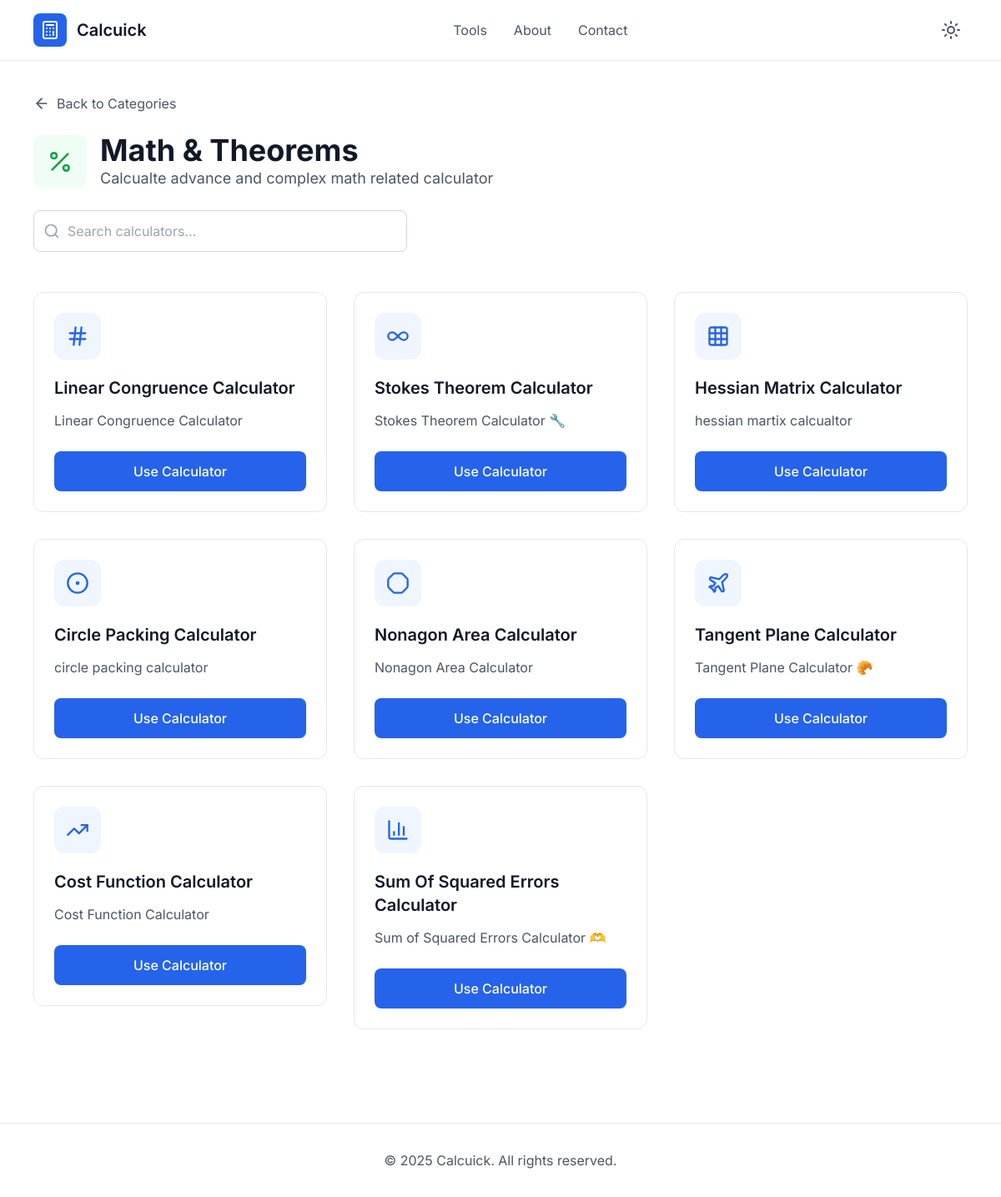
The page /category/math-and-theorems/ on the database as committed earlier.
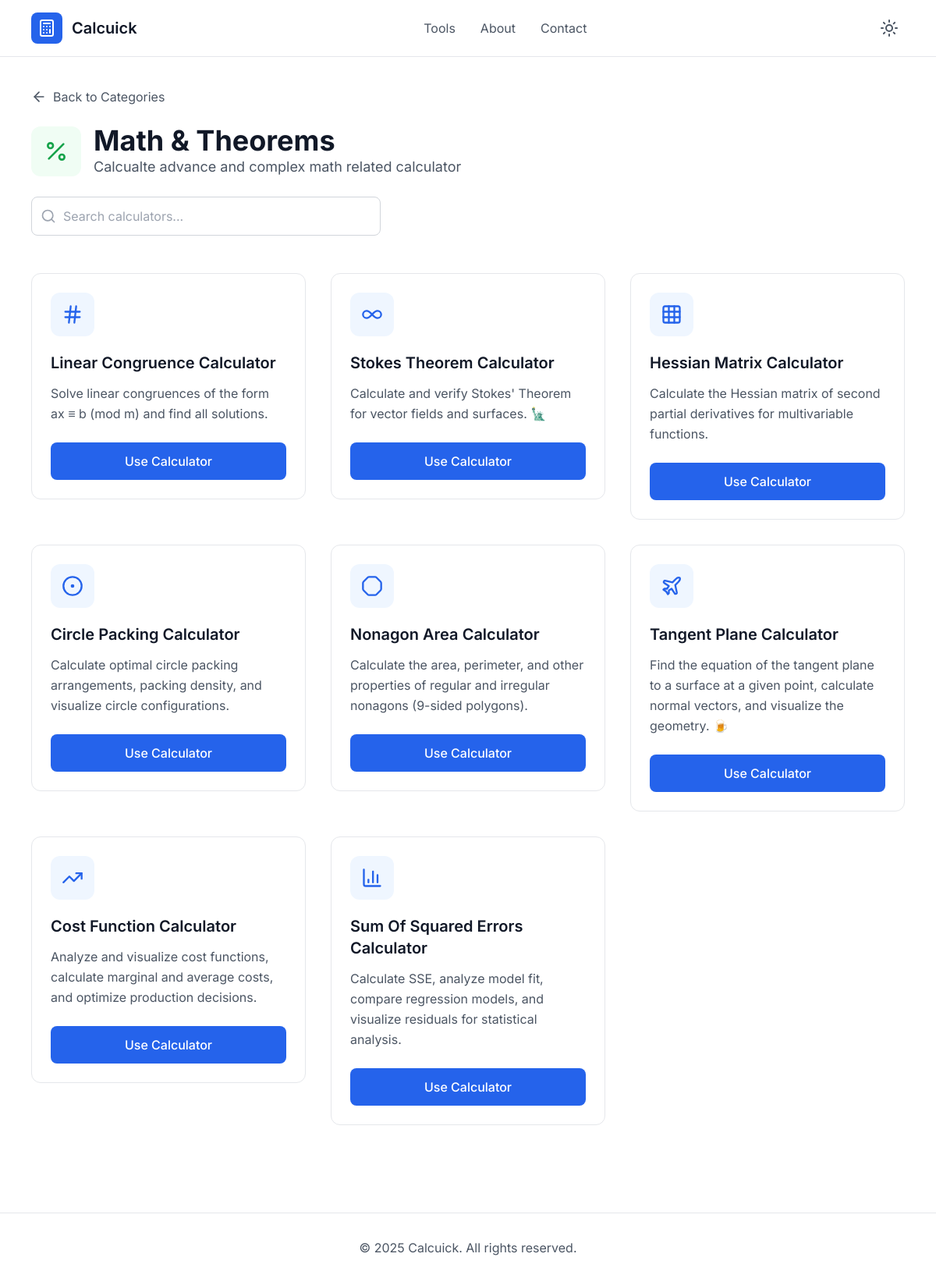
The same page on the database as committed later.
### calculators/models.py (models this page shows, shortened)
class Category(models.Model):
    name = models.CharField(max_length=100)
    icon = models.CharField(max_length=50, blank=True)
    slug = models.SlugField(unique=True, null=True, blank=True)
    description = models.TextField(blank=True)

class Calculator(models.Model):
    category = models.ForeignKey(Category, on_delete=models.CASCADE, related_name='calculators')
    name = models.CharField(max_length=150)
    slug = models.SlugField(unique=True, blank=True)
    description = models.TextField(blank=True)
    template = models.CharField(max_length=150)
    icon = models.CharField(max_length=50, blank=True, null=True)

### calculators/views.py (the view)
# urls.py: path('category/<slug:slug>/', views.calculator_list, name='calculator_list'),
def calculator_list(request, slug):
    category = get_object_or_404(Category, slug=slug)
    calculators = category.calculators.all()
    return render(request, 'calculators/calculator_list.html', {'category': category, 'calculators': calculators})

### calculators/templates/calculators/calculator_list.html (shortened to what this page needs)
{% extends 'base.html' %}
{% block body %}
    <main class="max-w-6xl mx-auto px-4 py-8">
        <div class="mb-6">
            <button onclick="window.history.back()" class="flex items-center space-x-2 text-gray-600 dark:text-gray-300 hover:text-gray-900 dark:hover:text-white transition-colors">
                <i data-lucide="arrow-left" class="w-5 h-5"></i>
                <span>Back to Categories</span>
            </button>
        </div>
        <div class="mb-12">
            <div class="flex items-center space-x-4 mb-6">
                <div class="w-16 h-16 bg-green-50 dark:bg-green-900/30 rounded-xl flex items-center justify-center">
                    <i data-lucide="{{category.icon}}" class="w-8 h-8 text-green-600 dark:text-green-400"></i>
                </div>
                <div>
                    <h1 class="text-3xl md:text-4xl font-bold text-gray-900 dark:text-white">{{ category.name }}</h1>
                    <p class="text-lg text-gray-600 dark:text-gray-300">
                        {{category.description}}
                    </p>
                </div>
            </div>
            <div class="max-w-md">
                <div class="relative">
                    <i data-lucide="search" class="absolute left-3 top-1/2 transform -translate-y-1/2 w-5 h-5 text-gray-400"></i>
                    <input type="text" id="search-input" placeholder="Search calculators..." class="w-full pl-10 pr-4 py-3 border border-gray-300 dark:border-gray-600 rounded-lg bg-white dark:bg-gray-800 text-gray-900 dark:text-white focus:outline-none focus:ring-2 focus:ring-blue-500 focus:border-transparent">
                </div>
            </div>
        </div>
        <div id="calculators-grid" class="grid grid-cols-1 md:grid-cols-2 lg:grid-cols-3 gap-8">
          {% for calculator in calculators %}
          <a href="{% url 'calculator_detail' calculator.slug %}">
            <div class="calculator-card bg-white dark:bg-gray-800 border border-gray-200 dark:border-gray-700 rounded-xl p-6 hover:shadow-lg hover:border-blue-300 dark:hover:border-blue-600 transition-all duration-300 group" data-name="loan calculator">
                <div class="w-14 h-14 bg-blue-50 dark:bg-blue-900/30 rounded-xl flex items-center justify-center mb-5 group-hover:bg-blue-100 dark:group-hover:bg-blue-900/50 transition-colors">
                    <i data-lucide="{{calculator.icon}}" class="w-7 h-7 text-blue-600 dark:text-blue-400"></i>
                </div>
                <h3 class="text-xl font-semibold text-gray-900 dark:text-white mb-3">{{calculator.name.title}}</h3>
                <p class="text-gray-600 dark:text-gray-300 mb-6 leading-relaxed">{{calculator.description}}</p>
                <button class="w-full bg-blue-600 hover:bg-blue-700 text-white py-3 rounded-lg font-medium transition-colors duration-200">
                    Use Calculator
                </button>
            </div>
          </a>
          {% endfor %}
        </div>
    </main>
{% endblock %}

### calculators/templates/base.html (shortened to what this page needs)
<!DOCTYPE html>
<html lang="en">
<head>
    <script src="https://cdn.tailwindcss.com"></script>
</head>
<body class="bg-white dark:bg-gray-900 min-h-screen font-inter pt-20">
    <nav class="fixed top-0 left-0 right-0 z-50 bg-white/80 dark:bg-gray-900/80 backdrop-blur-md border-b border-gray-200 dark:border-gray-700">
        <div class="max-w-6xl mx-auto px-4 py-4">
            <div class="flex items-center justify-between">
                <a href="/">
                <div class="flex items-center space-x-3">
                    <div class="w-10 h-10 bg-blue-600 rounded-lg flex items-center justify-center">
                        <i data-lucide="calculator" class="w-6 h-6 text-white"></i>
                    </div>
                    <span class="text-xl font-semibold text-gray-900 dark:text-white">Calcuick</span>
                </div>
            </a>
                <div class="hidden md:flex items-center space-x-8">
                    <a href="#" class="text-gray-600 dark:text-gray-300 hover:text-gray-900 dark:hover:text-white transition-colors">Tools</a>
                    <a href="#" class="text-gray-600 dark:text-gray-300 hover:text-gray-900 dark:hover:text-white transition-colors">About</a>
                    <a href="#" class="text-gray-600 dark:text-gray-300 hover:text-gray-900 dark:hover:text-white transition-colors">Contact</a>
                </div>
                <div class="flex items-center space-x-2">
                    <button onclick="toggleTheme()" class="p-2 rounded-lg hover:bg-gray-100 dark:hover:bg-gray-800 transition-colors">
                        <i id="theme-icon" data-lucide="sun" class="w-6 h-6 text-gray-600 dark:text-gray-300"></i>
                    </button>
                </div>
            </div>
        </div>
    </nav>
{% block body %}{% endblock %}
     <footer class="border-t border-gray-200 dark:border-gray-700 mt-20">
        <div class="max-w-6xl mx-auto px-4 py-8">
            <div class="text-center text-gray-600 dark:text-gray-300">
                <p>&copy; 2025 Calcuick. All rights reserved.</p>
            </div>
        </div>
    </footer>
</body>
</html>

### calculators/templates/base.html (style rules this page uses)
body { font-family: 'Inter', sans-serif; }

Rows that differ between the two databases and show on the page:
changed Calculator "Linear Congruence Calculator": description "Linear Congruence Calculator" → "Solve linear congruences of the form ax ≡ b (mod m) and find all solutions."
changed Calculator "Stokes Theorem Calculator": description "Stokes Theorem Calculator 🔧" → "Calculate and verify Stokes' Theorem for vector fields and surfaces. 🗽"
changed Calculator "Hessian Matrix Calculator": description "hessian martix calcualtor" → "Calculate the Hessian matrix of second partial derivatives for multivariable functions."
changed Calculator "Circle Packing Calculator": description "circle packing calculator" → "Calculate optimal circle packing arrangements, packing density, and visualize circle configurations."
changed Calculator "Nonagon Area Calculator": description "Nonagon Area Calculator" → "Calculate the area, perimeter, and other properties of regular and irregular nonagons (9-sided polygons)."
changed Calculator "Tangent Plane Calculator": description "Tangent Plane Calculator 🥐" → "Find the equation of the tangent plane to a surface at a given point, calculate normal vectors, and visualize the geometry. 🍺"
changed Calculator "Cost Function Calculator": description "Cost Function Calculator" → "Analyze and visualize cost functions, calculate marginal and average costs, and optimize production decisions."
changed Calculator "Sum Of Squared Errors Calculator": description "Sum of Squared Errors Calculator 🫶" → "Calculate SSE, analyze model fit, compare regression models, and visualize residuals for statistical analysis."
